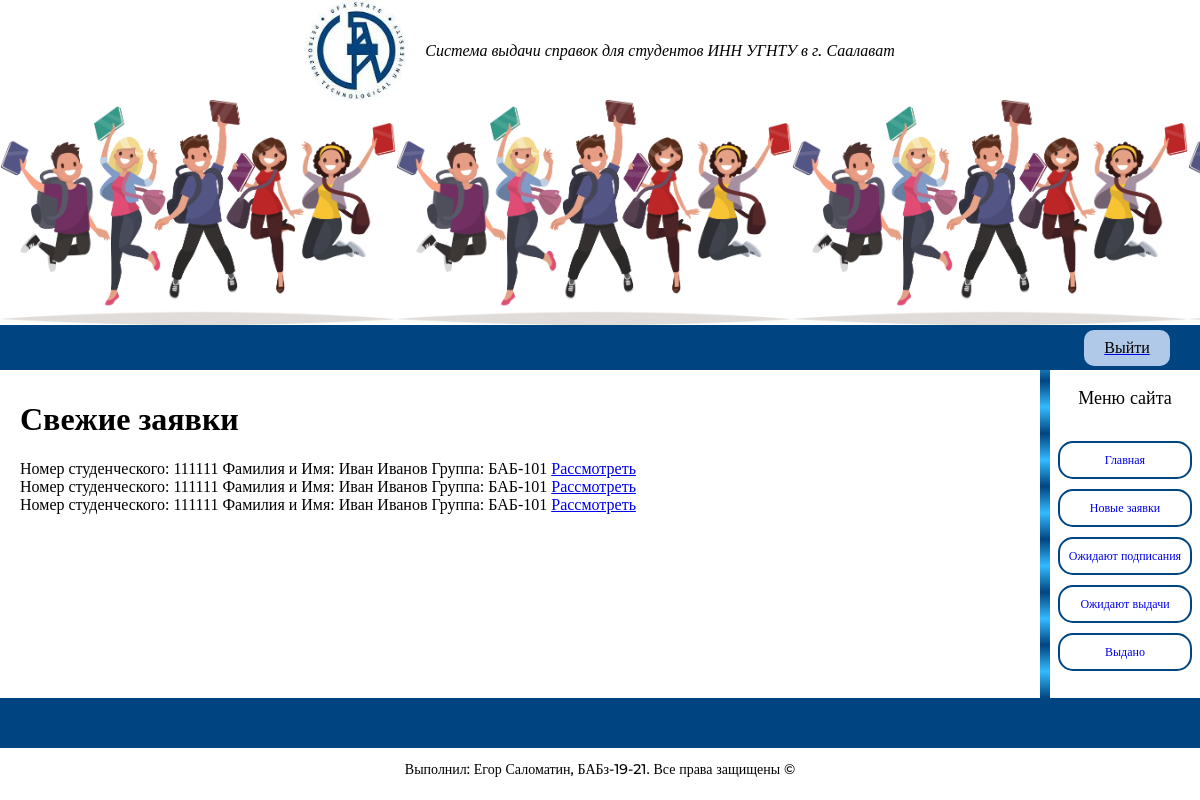
/main/reqs/new (signed in), run on the app's committed database.
### studentforum/models.py (models this page shows)
class Req(models.Model):
    student = models.ForeignKey(Student, on_delete=models.PROTECT)
    status = models.ForeignKey(Status, on_delete=models.PROTECT, default=1)
    type = models.CharField(max_length=100, help_text="Тип справки", default="Справка о том, что является студентом")
    def get_absolute_url(self):
        return reverse("req-detail", kwargs={"pk": self.pk})

class Student(models.Model):
    first_name = models.CharField(max_length=20, help_text="Имя студента")
    surname = models.CharField(max_length=30, help_text="Фамилия студента")
    father_name = models.CharField(max_length=30, help_text="Отчество студента")
    group = models.ForeignKey(Group, on_delete=models.PROTECT, help_text="Группа")
    number = models.IntegerField(help_text="Номер студенческого")
    PAYMENT_FORM_CHOICES = [
        ("goverment", "бюджетная"),
        ("personal", "платная")
    ]
    payment_form = models.CharField(max_length=9, choices=PAYMENT_FORM_CHOICES, default=PAYMENT_FORM_CHOICES[0])
    document = models.CharField(max_length=70, default="Приказ о зачислении №1111/у от 04.08.2014")
    end_year = models.IntegerField(default=2021, help_text="Год окончания")

class Group(models.Model):
    name = models.CharField(max_length=30, help_text="Название группы")
    STUDY_FORM_CHOICES = [
        ("ochno", "очная"),
        ("zaochno", "заочная"),
        ("vecher", "вечерняя")
    ]
    study_form = models.CharField(max_length=7, choices=STUDY_FORM_CHOICES, default=STUDY_FORM_CHOICES[0])
    year = models.IntegerField(default=1, help_text="Год обучения")
    cafedra = models.CharField(max_length=40, default="Кафедра \"Информационных технологий\" (ИнТех)")

### studentforum/views.py (the view)
class NewReqListView(generic.ListView):
    model = Req
    template_name = "req/new_list.html"
    queryset = Req.objects.filter(status=1)

### studentforum/templates/req/new_list.html (shortened to what this page needs)
{% extends "req/list.html" %}
{% block list_header %}
    <h1 class="main-header">Свежие заявки</h1>
{% endblock %}

### studentforum/templates/req/list.html
{% extends "page_template.html" %}
{% block content %}
<div class="main-left">
    {% block list_header %}
    {% endblock %}
    {% if req_list %}
    <div>
        {% for req in req_list %}
        <div>
            <span>Номер студенческого: {{ req.student.number }}</span>
            <span>Фамилия и Имя: {{req.student.first_name}} {{req.student.surname}}</span>
            <span>Группа: {{req.student.group.name}} </span>
            <span><a href="{{req.get_absolute_url}}">Рассмотреть</a></span>
        </div>
        {% endfor %}
    </div>
    {% else %}
    {% block list_footer%}
    {% endblock %}
    {% endif %}
</div>
{% endblock %}

### studentforum/static/css/main.css (style rules this page uses)
body { width: 100%; margin: 0; }
.main-left { margin: 10px 20px; width: 90%; }

### data on the page
Req: student.number "111111", student.first_name "Иван", student.surname "Иванов", student.group.name "БАБ-101"
Req: student.number "111111", student.first_name "Иван", student.surname "Иванов", student.group.name "БАБ-101"
Req: student.number "111111", student.first_name "Иван", student.surname "Иванов", student.group.name "БАБ-101"
